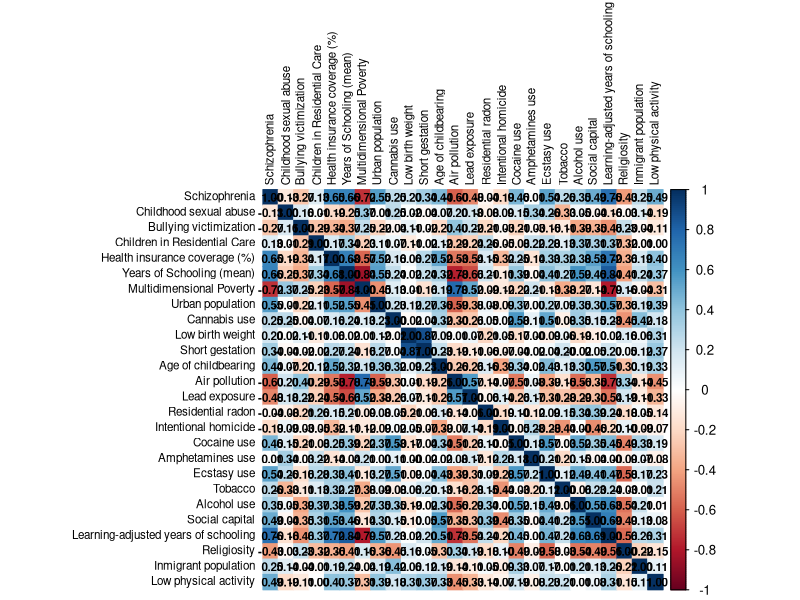
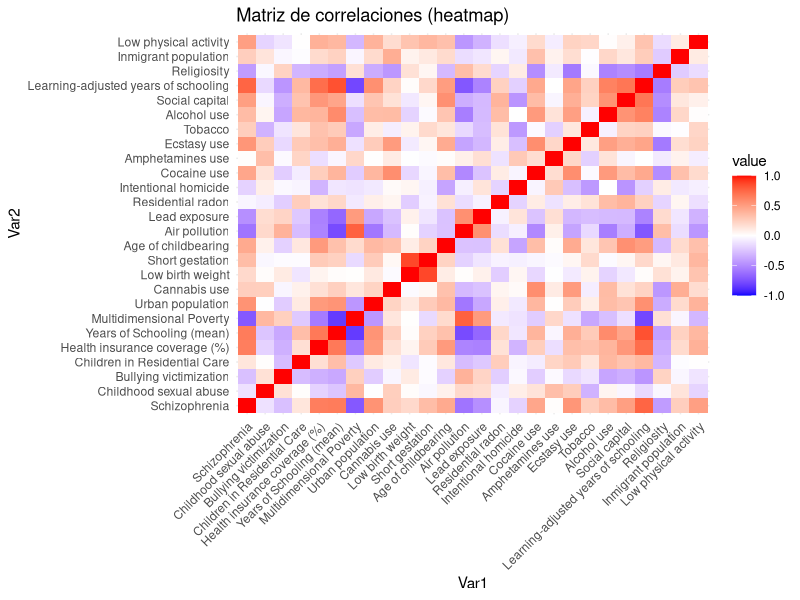
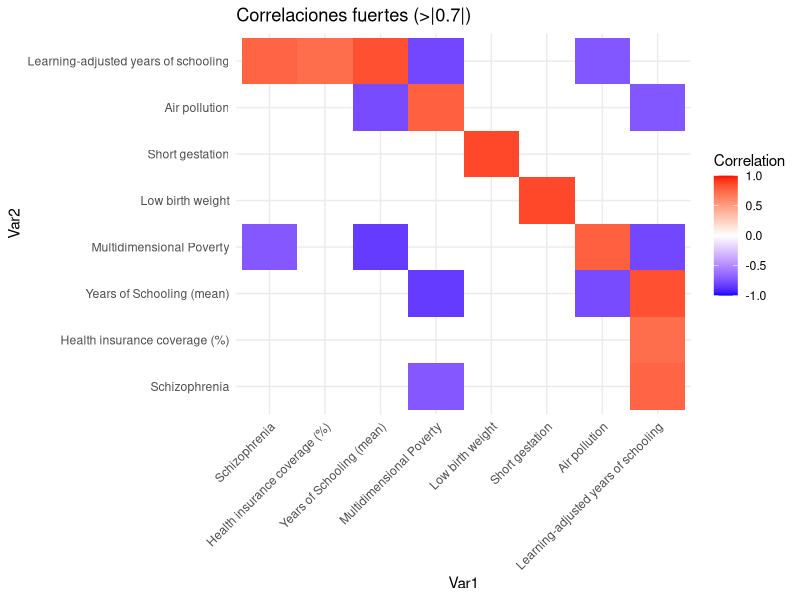
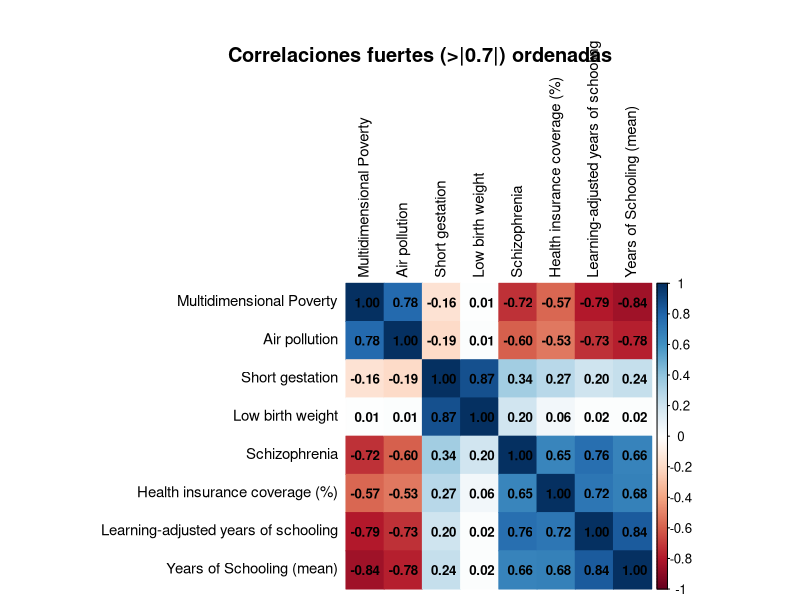
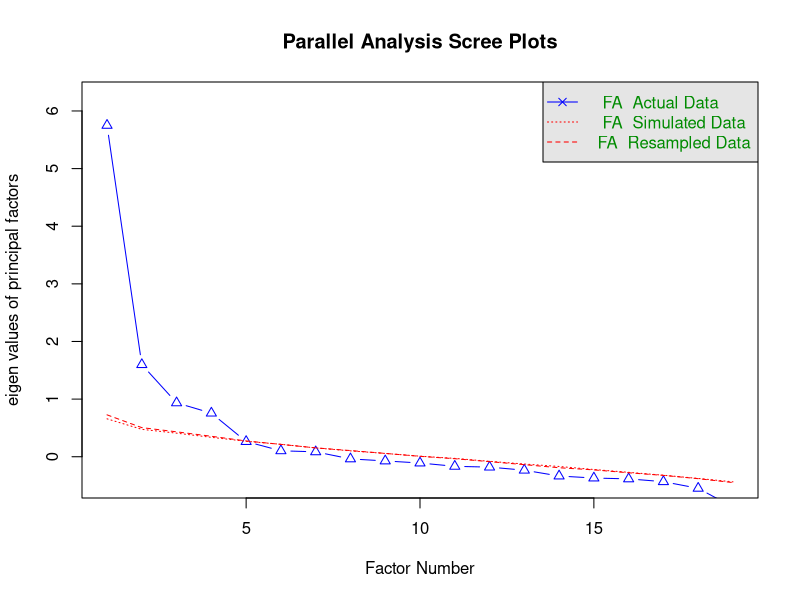
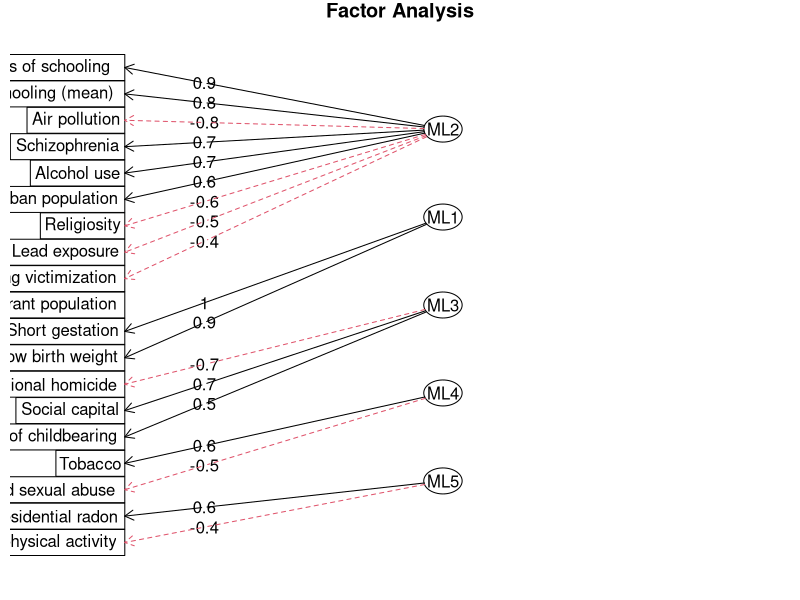
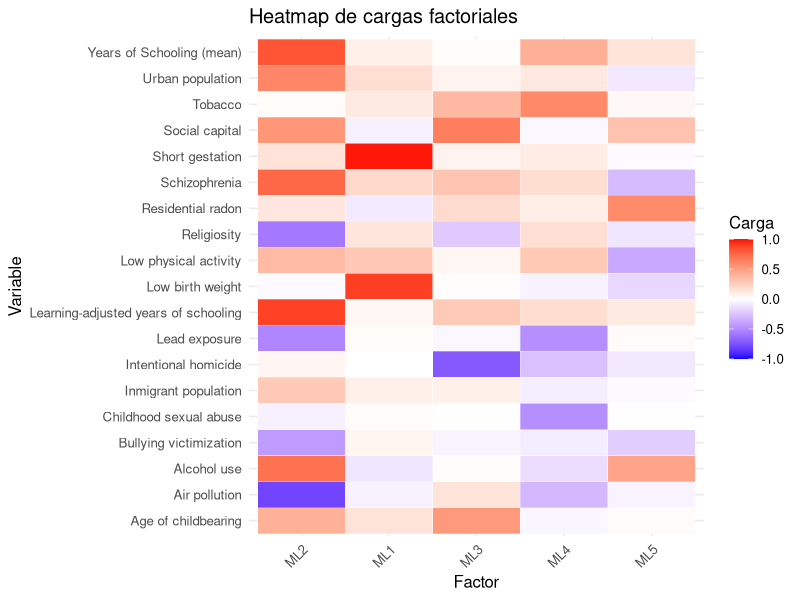
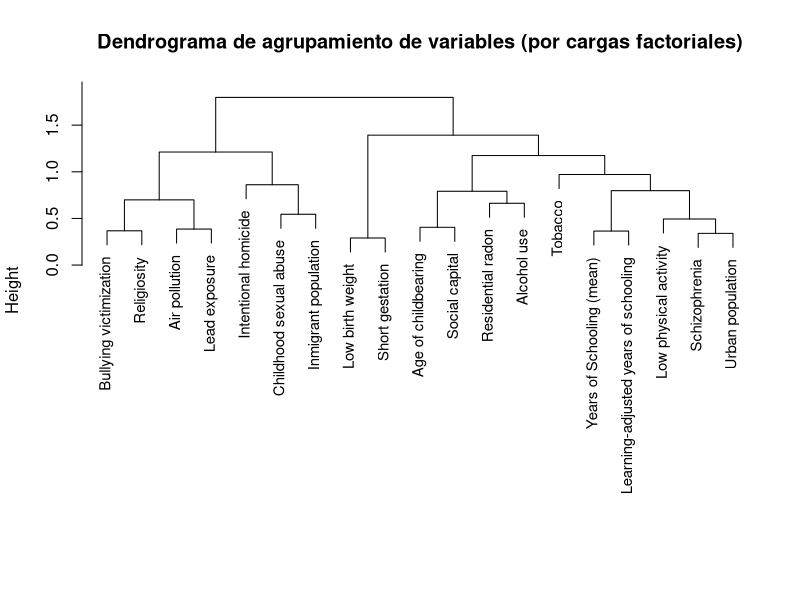

The R script that drew these images, in order: (Note: this script raises an error after producing the figures.)
# Cargar librerías necesarias
library(readxl)
library(dplyr)
library(stringr)
library(writexl)
library(corrplot)
library(reshape2)
library(ggplot2)
library(psych)
library(GPArotation)

####DATA PREPROCESSING####

# 1. READ Excel
df <- read_excel("risk-factors-of-psychosis.xlsx")

# 2. CLEAN "Cannabis use":
# Extraer solo el número antes del paréntesis
df <- df %>%
  mutate(`Cannabis use` = str_extract(`Cannabis use`, "^[0-9]+\\.?[0-9]*")) %>%
  mutate(`Cannabis use` = as.numeric(`Cannabis use`))

# 3. VERIFY
head(df$`Cannabis use`)

# 4. (Opcional) SAVE THE NW BASE
# write_xlsx(df, "risk-factors-of-psychosis_limpio.xlsx")


# 1. SELECT JUST NUMBER COL
numeric_vars <- df %>%
  select(-Location) %>% # EXCEPT LOCATION
  select(where(is.numeric))

# 2. STANDARIZE TO Z SCORE
numeric_vars_z <- as.data.frame(scale(numeric_vars))

# 3. MERGE LOCATION
df_z <- bind_cols(Location = df$Location, numeric_vars_z)

# 4. COR MATRIX
cor_matrix <- cor(numeric_vars_z, use = "pairwise.complete.obs")

# 5. Guardar resultados (opcional)
# library(writexl)
# write_xlsx(df_z, "risk-factors-of-psychosis_zscores.xlsx")
# write_xlsx(as.data.frame(cor_matrix), "correlation_matrix.xlsx")

# 6. Ver los primeros valores
head(df_z)
head(cor_matrix)
print (cor_matrix)
View(cor_matrix)


#####VISUALIZATION COR MATRIX###########

# Visualiza la matriz de correlaciones como heatmap
corrplot(cor_matrix, method = "color", tl.cex = 0.7, number.cex = 0.7,
         tl.col = "black", addCoef.col = "black")


cor_melt <- melt(cor_matrix)
ggplot(cor_melt, aes(Var1, Var2, fill = value)) +
  geom_tile() +
  scale_fill_gradient2(low = "blue", high = "red", mid = "white",
                       midpoint = 0, limit = c(-1,1)) +
  theme_minimal() +
  theme(axis.text.x = element_text(angle = 45, hjust = 1)) +
  labs(title = "Matriz de correlaciones (heatmap)")


# 1. Convertir matriz de correlaciones a formato largo

cor_long <- melt(cor_matrix, varnames = c("Var1", "Var2"), value.name = "Correlation")

# 2. Filtrar correlaciones fuertes (>|0.7|) y quitar la diagonal
cor_strong <- cor_long %>%
  filter(Var1 != Var2, abs(Correlation) > 0.7)

# 3. Ver los pares de variables con correlación fuerte
print(cor_strong)

# 4. Opcional: Graficar sólo las correlaciones fuertes como heatmap
if (nrow(cor_strong) > 0) {
  ggplot(cor_strong, aes(Var1, Var2, fill = Correlation)) +
    geom_tile() +
    scale_fill_gradient2(low = "blue", high = "red", mid = "white",
                         midpoint = 0, limit = c(-1,1)) +
    theme_minimal() +
    theme(axis.text.x = element_text(angle = 45, hjust = 1)) +
    labs(title = "Correlaciones fuertes (>|0.7|)")
} else {
  print("No se encontraron correlaciones fuertes (>|0.7|) entre las variables.")
}




# Solo selecciona las variables con al menos una correlación fuerte
strong_vars <- unique(c(as.character(cor_strong$Var1), as.character(cor_strong$Var2)))
sub_cor_matrix <- cor_matrix[strong_vars, strong_vars]

# Dibuja el heatmap autoordenado por agrupamiento
corrplot(sub_cor_matrix, method = "color", order = "hclust", addCoef.col = "black", 
         tl.cex = 0.9, number.cex = 0.8, tl.col = "black", mar = c(0,0,2,0))
title("Correlaciones fuertes (>|0.7|) ordenadas", line = 1)


###########AFE########
# 1. % OF NA FOR col
na_percent <- colMeans(is.na(numeric_vars_z))
print(na_percent)

# 2. Elimina variables con >40% de NA o sin varianza
vars_ok <- numeric_vars_z[, na_percent < 0.2]
vars_ok <- vars_ok[, apply(vars_ok, 2, function(x) length(unique(na.omit(x))) > 1)]

# 3. KMO y Bartlett con estas variables
KMO(vars_ok)
cortest.bartlett(vars_ok)


# Esto te mostrará el scree plot y sugerirá número de factores
fa.parallel(vars_ok, fa = "fa")

fa_res <- fa(vars_ok, nfactors = 5, rotate = "varimax", fm = "ml")
print(fa_res$loadings, cutoff = 0.3)  # Solo muestra cargas > 0.3

# Visualización diagrama de factores
fa.diagram(fa_res)

# (Opcional) Exporta las cargas
# write.csv(as.data.frame(fa_res$loadings[]), "factor_loadings.csv")

# Extrae las cargas y ordénalas como data.frame
loadings_mat <- as.data.frame(unclass(fa_res$loadings))
loadings_mat$Variable <- rownames(loadings_mat)
loadings_long <- melt(loadings_mat, id.vars = "Variable", variable.name = "Factor", value.name = "Loading")

# Haz el heatmap (valores >0.3 o <-0.3 resaltan)
ggplot(loadings_long, aes(Factor, Variable, fill = Loading)) +
  geom_tile(color = "white") +
  scale_fill_gradient2(low = "blue", high = "red", mid = "white",
                       midpoint = 0, limit = c(-1,1), name = "Carga") +
  theme_minimal(base_size = 12) +
  labs(title = "Heatmap de cargas factoriales",
       x = "Factor", y = "Variable") +
  theme(axis.text.x = element_text(angle = 45, hjust = 1))

# Extraer matriz de cargas
loadings_mat <- as.data.frame(unclass(fa_res$loadings))

# Calcular distancia y clustering jerárquico
dist_vars <- dist(loadings_mat)
clust_vars <- hclust(dist_vars)

# Graficar el dendrograma
plot(clust_vars, 
     main = "Dendrograma de agrupamiento de variables (por cargas factoriales)", 
     xlab = "", 
     sub = "", 
     cex = 0.9)

######CLUSTER ANALYSIS

# 1. Extrae los scores factoriales
scores <- as.data.frame(fa_res$scores)
scores$Location <- df$Location  # Añade la columna con nombres de país

# 2. Ajusta solo países sin NA en los scores
scores_clean <- na.omit(scores)

# 3. Cluster jerárquico
row.names(scores_clean) <- scores_clean$Location
dist_countries <- dist(scores_clean[, 1:ncol(fa_res$scores)])
clust_countries <- hclust(dist_countries)

# 4. Dendrograma de países
plot(clust_countries, 
     main = "Dendrograma de países según scores factoriales", 
     xlab = "", sub = "", cex = 0.8)



# 1. K-means clustering (elige 3 clusters como ejemplo)
set.seed(123456)
km <- kmeans(scores_clean[,1:2], centers = 6)
scores_clean$Cluster <- as.factor(km$cluster)

# 2. Plot 2D

ggplot(scores_clean, aes(x = ML1, y = ML2, color = Cluster, label = Location)) +
  geom_point(size = 3) +
  geom_text(hjust = 1.1, vjust = 0.5, size = 2.7) +
  labs(title = "Agrupamiento de países según factores",
       x = "ML1", y = "ML22") +
  theme_minimal()


scores_melt$Score <- as.numeric(scores_melt$Score)


# Convierte a formato largo
scores_melt <- melt(scores_clean, id.vars = "Location", variable.name = "Factor", value.name = "Score")

ggplot(scores_melt, aes(x = Factor, y = Location, fill = Score)) +
  geom_tile() +
  scale_fill_gradient2(low = "blue", mid = "white", high = "red", midpoint = 0) +
  labs(title = "Heatmap: scores factoriales por país") +
  theme_minimal(base_size = 10) +
  theme(axis.text.x = element_text(angle = 45, hjust = 1, size = 10))



